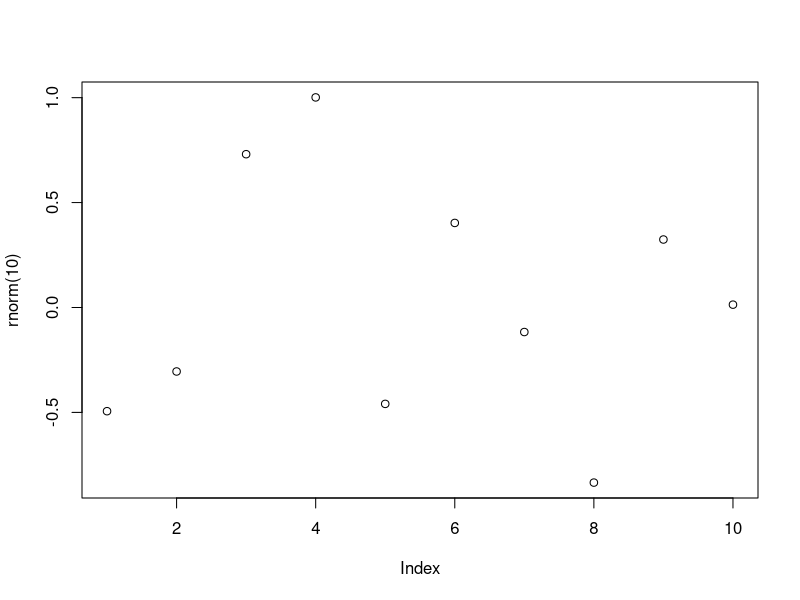

Source code (R): (Note: this script raises an error after producing the figure.)
# Funções

# Obs: Caso tenha problemas com a acentuação, consulte este link:
# https://support.rstudio.com/hc/en-us/articles/200532197-Character-Encoding

# Configurando o diretório de trabalho
# Coloque entre aspas o diretório de trabalho que você está usando no seu computador
# Não use diretórios com espaço no nome
setwd("C:/FCD/BigDataRAzure/Cap03")
getwd()

# Help
?sample
args(sample)
args(mean)
args(sd)


# Funções Built-in -Fazem parte do pacote básico da linguagem R
abs(-43)
sum(c(1:5))
mean(c(1:5))
round(c(1.1:5.8))
rev(c(1:5))
seq(1:5)
sort(rev(c(1:5)))
append(c(1:5), 6)

vec1 <- c(1.5, 2.5, 8.4, 3.7, 6.3)
vec2 <- rev(vec1)
vec2


# Funções dentro de funções
plot(rnorm(10))
mean(c(abs(vec1), abs(vec2)))


# Criando funções
myfunc <- function(x) { x + x }
myfunc(10)
class(myfunc)

myfunc2 <- function(a, b) {
  valor = a ^ b
  print(valor)
}
myfunc2(3, 2)

jogando_dados <- function() {
  num <- sample(1:6, size = 1) #Local
  num
}

jogando_dados()


# Escopo
print(num)
num <- c(1:6)
num #Global


# Funções sem número definido de argumentos
vec1 <- (10:13)
vec2 <- c("a", "b", "c", "d")
vec3 <- c(6.5, 9.2, 11.9, 5.1)

myfunc3 <- function(...){
  df = data.frame(cbind(...))
  print(df)
}

myfunc3(vec1)

myfunc3(vec2, vec3)

myfunc3(vec1, vec2, vec3)


# Funções Built-in - Não tente recriar a roda
# Comparação de eficiência entre função vetorizada e função "vetorizada no R"

x <- 1:10000000

# Função que calcula a raiz quadrada de cada elemento de um vetor de números
meu_sqrt <- function(numeros) {
  resp <- numeric(length(numeros))
  for(i in seq_along(numeros)) {
    resp[i] <- sqrt(numeros[i])
  }
  return(resp)
}


system.time(x2a <- meu_sqrt(x))

system.time(x2b <- sqrt(x))

# Sua máquina pode apresentar resultado diferente por conta da precisão de cálculo do processador.
identical(x2a, x2b)



